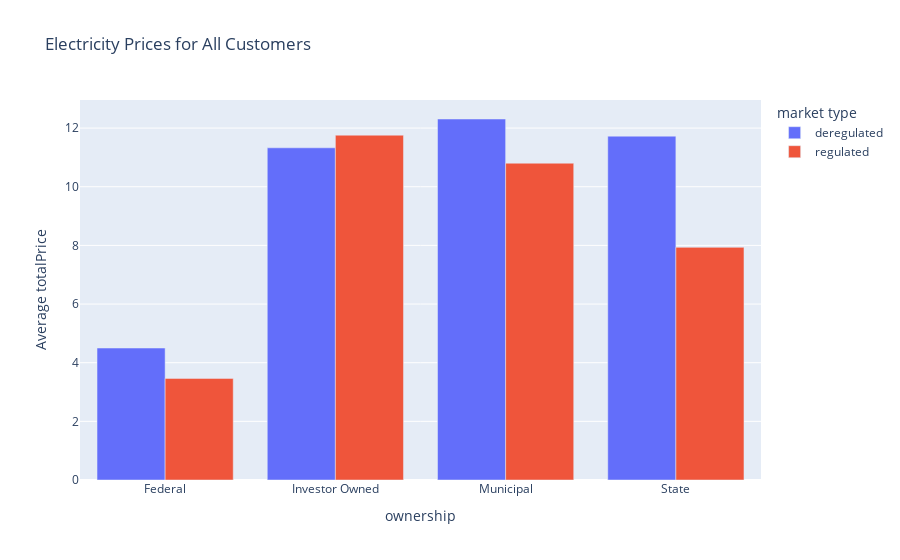

The notebook cell this image was saved under:
### Markdown cell above
## For All Consumers

### Code cell
totalavg = df_2022.groupby(['ownership', 'market type'])['totalPrice'].mean().reset_index(name = 'Average totalPrice')

# Filter the DataFrame to include only the desired ownership types
filtered_totalavg = totalavg[totalavg['ownership'].isin(['Investor Owned', 'Municipal', 'State', 'Federal'])]
fig3 = px.bar(filtered_totalavg, x = 'ownership', y = 'Average totalPrice', color = 'market type', title = 'Electricity Prices for All Customers',barmode='group')
fig3

### Figure 1 — Plotly figure (JSON) as saved in the notebook; plotly's stock layout.template omitted (floating-point values rounded to 4 significant figures)
{"data": [{"alignmentgroup": "True", "hovertemplate": "market type=deregulated<br>ownership=%{x}<br>Average totalPrice=%{y}<extra></extra>", "legendgroup": "deregulated", "marker": {"color": "#636efa", "pattern": {"shape": ""}}, "name": "deregulated", "offsetgroup": "deregulated", "orientation": "v", "showlegend": true, "textposition": "auto", "type": "bar", "x": ["Federal", "Investor Owned", "Municipal", "State"], "xaxis": "x", "y": [4.5, 11.33, 12.31, 11.73], "yaxis": "y"}, {"alignmentgroup": "True", "hovertemplate": "market type=regulated<br>ownership=%{x}<br>Average totalPrice=%{y}<extra></extra>", "legendgroup": "regulated", "marker": {"color": "#EF553B", "pattern": {"shape": ""}}, "name": "regulated", "offsetgroup": "regulated", "orientation": "v", "showlegend": true, "textposition": "auto", "type": "bar", "x": ["Federal", "Investor Owned", "Municipal", "State"], "xaxis": "x", "y": [3.465, 11.76, 10.8, 7.933], "yaxis": "y"}], "layout": {"autosize": true, "barmode": "group", "legend": {"title": {"text": "market type"}, "tracegroupgap": 0}, "title": {"text": "Electricity Prices for All Customers"}, "xaxis": {"anchor": "y", "autorange": true, "domain": [0, 1], "range": [-0.5, 3.5], "title": {"text": "ownership"}, "type": "category"}, "yaxis": {"anchor": "x", "autorange": true, "domain": [0, 1], "range": [0, 12.96], "title": {"text": "Average totalPrice"}, "type": "linear"}}}
